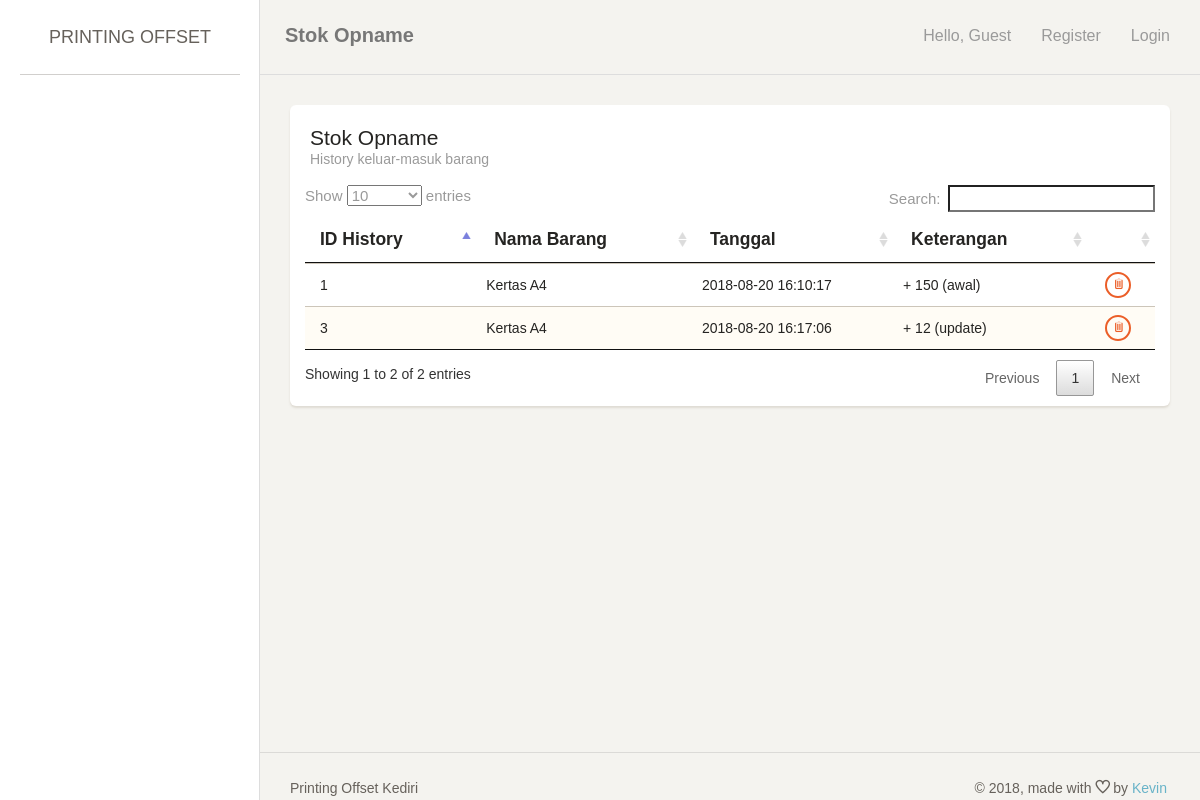
/index.php/historybarang, run on an earlier commit of the app's database.
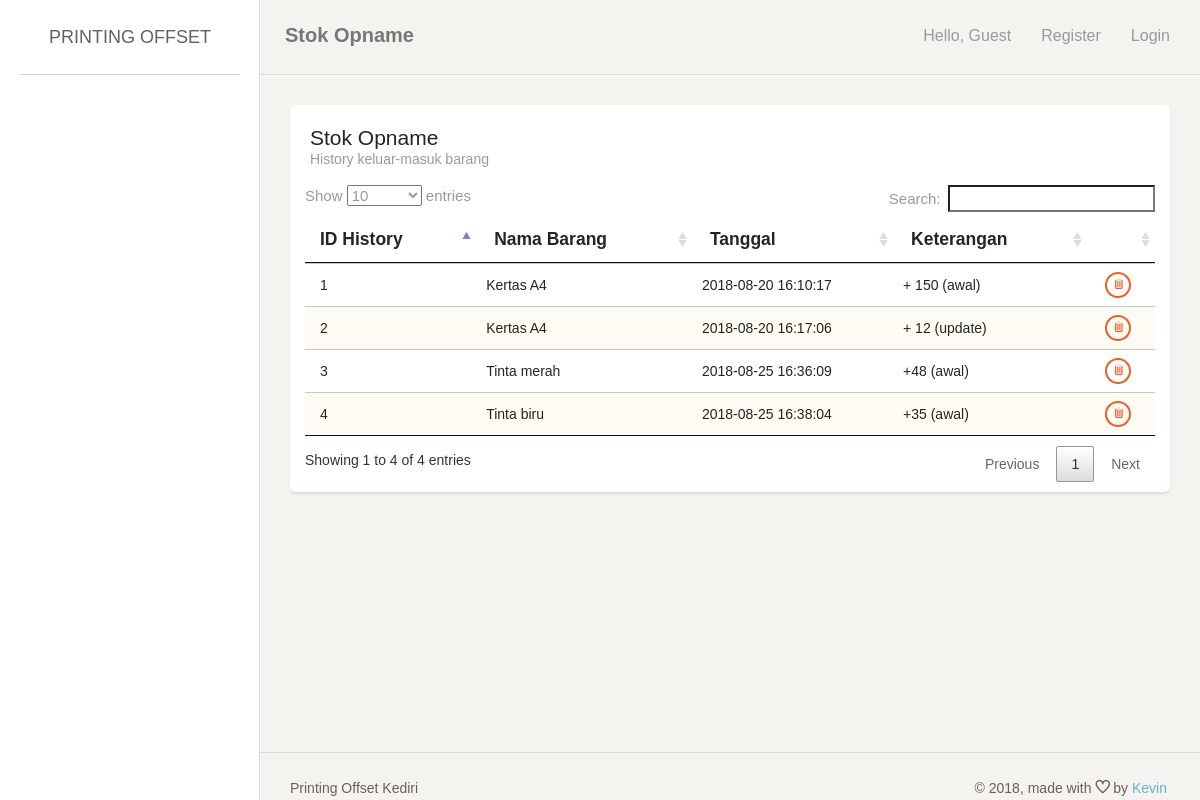
And on a later commit of the database.
### tables this page shows
CREATE TABLE `history` (
  `id_history` int(11) NOT NULL,
  `id_varian` int(11) NOT NULL,
  `tanggal` datetime DEFAULT CURRENT_TIMESTAMP,
  `deskripsi` varchar(255) NOT NULL
);

CREATE TABLE `varian` (
  `id_varian` int(11) NOT NULL,
  `id_jenis_barang` int(11) NOT NULL,
  `id_ukuran_kertas` int(11) DEFAULT NULL,
  `id_jenis_kertas` int(11) DEFAULT NULL,
  `nama_varian` varchar(255) DEFAULT NULL,
  `jumlah` int(11) DEFAULT NULL,
  `stock_awal` int(11) DEFAULT NULL,
  `stock` int(11) DEFAULT NULL,
  `warna` varchar(100) DEFAULT NULL,
  `harga_beli` int(11) DEFAULT NULL,
  `harga_jual` int(11) DEFAULT NULL,
  `warning` int(11) NOT NULL DEFAULT '100'
);

### application/controllers/HistoryBarang.php (called while the page is built, shortened)
<?php
class HistoryBarang extends CI_Controller {
	public function index() {
		$this->lst();
	}
	public function lst() {
		if ($_SESSION['printer']['user']['role'] == 0){
			$data['page_title'] = 'Stok Opname';
			$data['page_note'] = 'History keluar-masuk barang';
			$data['row'] = $this->MBarang->getAllHistory();
			$this->load->view('header', $data);
			$this->load->view('historybarang_list', $data);
			$this->load->view('footer', $data);
		} else {
			redirect('login');
		}
	}
}

### index.php (called while the page is built, shortened)
<?php
require_once BASEPATH.'core/CodeIgniter.php';

### application/models/Barang_model.php (called while the page is built, shortened)
<?php
class Barang_model extends CI_Model {
	public function getAllHistory() {
		$this->db->from('history h, varian b');
		$this->db->where('h.id_varian = b.id_varian');
		$this->db->order_by('h.tanggal', 'desc');
		return $this->db->get()->result_array();
	}
}

### application/views/historybarang_list.php (the view, shortened to what this page needs)
<div class="content">
    <div class="container-fluid">
        <div class="row">
            <div class="col-md-12">
                <div class="card">
                    <div class="header">
                        <h4 class="title"><?= $page_title; ?></h4>
                        <p class="category"><?= $page_note; ?></p>
                    </div>
                    <div class="content table-responsive">
                        <table id="myTable" class="table table-striped">
                            <thead><tr>
                                <th>ID History</th>
                                <th>Nama Barang</th>
                                <th>Tanggal</th>
                                <th>Keterangan</th>
                                <th></th>
                            </tr></thead>
                            <tbody>
                                <?php foreach ($row as $key => $value) {
                                    ?>
                                    <tr>
                                        <td><?= $value['id_history']; ?></td>
                                        <td><?= $value['nama_varian']; ?></td>
                                        <td><?= $value['tanggal']; ?></td>
                                        <td><?= $value['deskripsi']; ?></td>
                                        <td align="center">
                                            <a href="<?= site_url('historybarang/delete/'.$value['id_history']); ?>" class="btn btn-danger btn-xs"><span class="ti-trash" title="Delete"></span></a>
                                        </td>
                                    </tr>
                                    <?php
                                } ?>
                            </tbody>
                        </table>
                    </div>
                </div>
            </div>
        </div>
    </div>
</div>

### application/views/header.php (shortened to what this page needs)
<!doctype html>
<html lang="en">
<head>
    <link rel="stylesheet" href="<?= base_url('assets/assets/css/bootstrap.min.css'); ?>" />
    <link rel="stylesheet" href="<?= base_url('assets/assets/css/animate.min.css'); ?>" />
    <link rel="stylesheet" href="<?= base_url('assets/assets/css/paper-dashboard.css'); ?>" />
    <link rel="stylesheet" href="<?= base_url('assets/assets/css/demo.css'); ?>" />
    <link rel="stylesheet" href="<?= base_url('assets/assets/css/themify-icons.css'); ?>" />
    <link rel="stylesheet" type="text/css" href="<?= base_url('assets/DataTables/datatables.min.css'); ?>"/>
    <link rel="stylesheet" type="text/css" href="<?= base_url('assets/DataTables/DataTables-1.10.18/css/jquery.dataTables.css'); ?>"/>
</head>
<body>
<div class="wrapper">
    <div class="sidebar" data-background-color="white" data-active-color="danger">
        <div class="sidebar-wrapper">
            <div class="logo">
                <a href="<?= base_url(); ?>" class="simple-text">
                    Printing Offset
                </a>
            </div>
        </div>
    </div>
    <div class="main-panel">
        <nav class="navbar navbar-default">
            <div class="container-fluid">
                <div class="navbar-header">
                    <a class="navbar-brand" href="#"><?= $page_title ?></a>
                </div>
                <div class="collapse navbar-collapse">
                    <ul class="nav navbar-nav navbar-right">
                        <li>
                            <a>
                                <p>Hello, <?= !empty($_SESSION['printer']['user']['nama']) ? $_SESSION['printer']['user']['nama'] : 'Guest'; ?></p>
                            </a>
                        </li>
                        <?php if (!empty($_SESSION['printer']['user'])) { ?>
                        <li>
                            <a href="<?= site_url('login/logout'); ?>">
                                <p>Logout</p>
                            </a>
                        </li>
                        <?php } else { ?>
                        <li>
                            <a href="<?= site_url('login/register_user'); ?>">
                                <p>Register</p>
                            </a>
                        </li>
                        <li>
                            <a href="<?= site_url('login'); ?>">
                                <p>Login</p>
                            </a>
                        </li>
                        <?php } ?>
                    </ul>
                </div>
            </div>
        </nav>

### application/views/footer.php (shortened to what this page needs)
    <footer class="footer">
        <div class="container-fluid">
            <nav class="pull-left">
                <ul>
                    <li>
                        <a href="<?= base_url(); ?>">
                            Printing Offset Kediri
                        </a>
                    </li>
                </ul>
            </nav>
            <div class="copyright pull-right">
                &copy; <script>document.write(new Date().getFullYear())</script>, made with <i class="ti ti-heart"></i> by <a href="#">Kevin</a>
            </div>
        </div>
    </footer>
</div>
</div>
</body>
</html>

What changed in the data, as far as the page shows it:
added history: id_history "4", id_varian.nama_varian "Tinta biru", tanggal "2018-08-25 16:38:04", deskripsi "+35 (awal)"
changed history id 3: id_varian.nama_varian "Kertas A4" → "Tinta merah"; tanggal "2018-08-20 16:17:06" → "2018-08-25 16:36:09"; deskripsi "+ 12 (update)" → "+48 (awal)"
added history: id_history "2", id_varian.nama_varian "Kertas A4", tanggal "2018-08-20 16:17:06", deskripsi "+ 12 (update)"
Also different on the page:
text written by a page script: "Show entries Search: Showing 1 to 2 of 2 entries Previous 1 Next" → "Show entries Search: Showing 1 to 4 of 4 entries Previous 1 Next"
